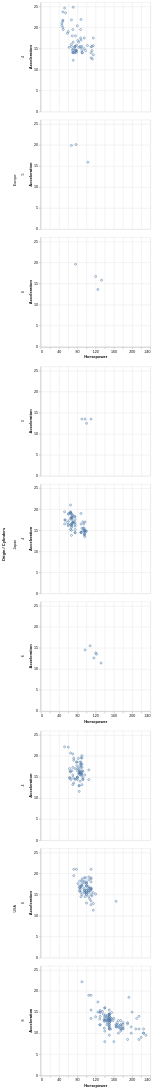

The Vega-Lite source for this figure:
### Vega-Lite specification from a JSON file in a GitHub repository (floating-point values rounded to 4 significant figures; data arrays with more than 128 entries replaced by an {"elided": "..."} marker saying what was removed)
{"$schema": "https://vega.github.io/schema/vega-lite/v4.json", "data": {"values": {"elided": "406 records"}}, "facet": {"row": {"field": "Origin"}}, "spec": {"facet": {"row": {"field": "Cylinders"}}, "spec": {"mark": "point", "encoding": {"x": {"field": "Horsepower", "type": "quantitative"}, "y": {"field": "Acceleration", "type": "quantitative"}}}}}
